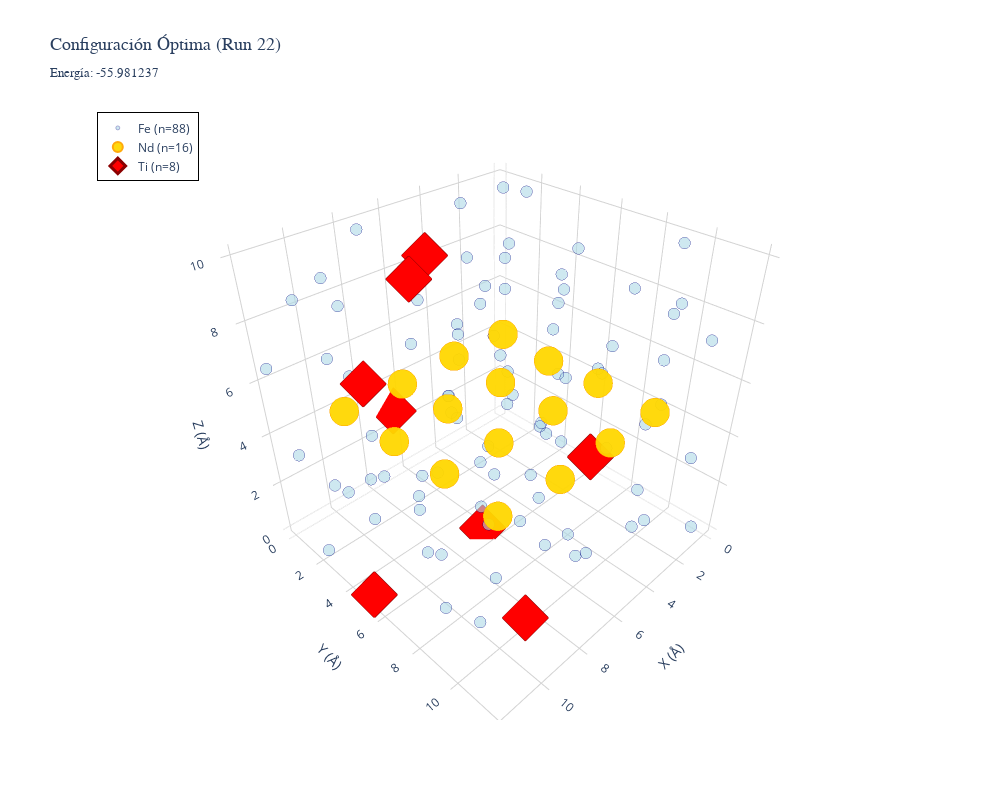

Here is the notebook cell this chart was saved with:
### Markdown cell above
### 6.1 Configuración Óptima (3D Interactivo)

### Code cell
# Visualización 3D de la configuración óptima
fig_optimo = plot_configuration_3d_plotly(
    Fe_candidate_positions,
    Nd_positions,
    best_run['Ti_indices'],
    best_run['energia_final'],
    title=f"Configuración Óptima (Run {best_run['run_id']})"
)
fig_optimo.show()

# Guardar imagen estática
try:
    fig_optimo.write_image('../report/images/punto3_configuracion_optima.png', width=1920, height=1440, scale=2)
    print("✓ Imagen guardada: punto3_configuracion_optima.png")
except Exception as e:
    print(f"⚠️  No se pudo guardar la imagen: {e}")

print(f"\n✓ Configuración óptima: 8 Ti (rojo) optimizados por SA")
print(f"  Índices Ti: {best_run['Ti_indices']}")

### Figure 1 — Plotly figure (JSON) as saved in the notebook; plotly's stock layout.template omitted (floating-point values rounded to 4 significant figures)
{"data": [{"hovertemplate": "<b>Fe</b><br>X: %{x:.3f} Å<br>Y: %{y:.3f} Å<br>Z: %{z:.3f} Å<extra></extra>", "marker": {"color": "lightblue", "line": {"color": "navy", "width": 0.5}, "opacity": 0.6, "size": 4}, "mode": "markers", "name": "Fe (n=88)", "type": "scatter3d", "x": [1.305, 4.165, 2.226, 0.8889, 3.493, 8.735, 11.85, 8.677, 7.611, 8.08, 4.443, 5.927, 11.09, 5.458, 11.82, 10.85, 7.604, 7.551, 2.286, 5.562, 10.4, 8.135, 5.788, 10.02, 8.286, 0.6662, 4.492, 7.534, 8.303, 11.83, 4.111, 1.839, 3.116, 5.568, 4.298, 0.6528, 2.945, 0.3576, 8.474, 4.617, 2.554, 8.616, 10.46, 2.506, 5.884, 0.06064, 6.151, 2.518, 11.92, 0.7989, 11.12, 7.854, 8.313, 11.63, 0.2635, 9.169, 11.95, 5.031, 2.273, 4.805, 0.4074, 8.695, 3.8, 11.85, 6.495, 0.09645, 0.4415, 0.4193, 7.513, 11.68, 0.01234, 9.069, 10.93, 2.988, 10.57, 0.5258, 0.2681, 6.117, 0.2871, 7.45, 11.83, 3.517, 3.342, 5.847, 0.07661, 8.456, 0.7735, 9.557], "y": [5.424, 6.45, 10.6, 7.82, 8.932, 4.612, 2.894, 0.2337, 11.61, 10.67, 4.082, 8.404, 9.158, 8.282, 0.09042, 8.164, 6.604, 0.2838, 10.45, 3.935, 0.9945, 8.468, 1.864, 1.627, 3.681, 3.368, 11.73, 0.3121, 3.984, 10.99, 6.947, 2.109, 3.577, 7.225, 11.15, 11.12, 0.3304, 0.8435, 11.02, 11.77, 3.306, 6.192, 3.726, 8.429, 10.17, 10.78, 5.845, 1.715, 11.51, 2.253, 7.73, 8.85, 8.095, 0.9107, 0.5554, 6.0, 8.617, 2.454, 0.006817, 0.03161, 11.57, 1.473, 2.695, 6.005, 10.35, 3.752, 3.955, 8.811, 2.714, 4.193, 0.1862, 11.94, 2.815, 5.81, 11.99, 9.366, 6.268, 5.01, 8.68, 6.807, 2.261, 0.3211, 5.998, 3.639, 8.975, 0.009384, 0.7799, 7.85], "z": [8.955, 0.7476, 8.895, 8.17, 7.433, 3.103, 9.572, 7.639, 3.266, 6.884, 0.769, 0.6609, 8.845, 9.58, 6.49, 0.8851, 2.269, 0.332, 0.8648, 9.372, 1.717, 8.135, 0.4278, 9.325, 0.9246, 1.138, 6.964, 9.831, 7.466, 2.999, 8.387, 7.931, 9.108, 2.861, 2.11, 3.053, 3.719, 0.8748, 9.033, 9.692, 3.172, 6.677, 1.735, 3.075, 8.014, 7.081, 7.63, 0.08614, 6.72, 9.991, 3.073, 3.047, 0.4518, 3.543, 5.895, 0.7402, 6.043, 2.833, 9.448, 6.635, 0.1366, 3.251, 6.992, 5.216, 1.702, 3.307, 7.45, 0.3942, 9.09, 3.73, 9.561, 5.011, 7.486, 6.796, 9.001, 9.905, 4.327, 2.581, 3.192, 9.829, 0.2873, 1.546, 2.967, 6.846, 5.755, 4.934, 3.296, 9.739]}, {"hovertemplate": "<b>Nd</b><br>X: %{x:.3f} Å<br>Y: %{y:.3f} Å<br>Z: %{z:.3f} Å<extra></extra>", "marker": {"color": "gold", "line": {"color": "orange", "width": 2}, "opacity": 0.95, "size": 10}, "mode": "markers", "name": "Nd (n=16)", "type": "scatter3d", "x": [1.906, 1.973, 2.08, 2.014, 4.695, 4.667, 4.591, 4.608, 7.429, 7.315, 7.347, 7.257, 10.06, 9.909, 9.9, 10.08], "y": [2.055, 4.764, 7.425, 10.06, 2.013, 4.676, 7.338, 10.02, 2.065, 4.577, 7.277, 10.04, 1.939, 4.7, 7.334, 9.977], "z": [5.025, 4.908, 5.066, 4.982, 5.091, 5.03, 4.994, 4.979, 5.035, 5.054, 4.978, 4.938, 4.999, 5.019, 5.099, 5.099]}, {"hovertemplate": "<b>Ti</b><br>X: %{x:.3f} Å<br>Y: %{y:.3f} Å<br>Z: %{z:.3f} Å<extra></extra>", "marker": {"color": "red", "line": {"color": "darkred", "width": 3}, "opacity": 1, "size": 12, "symbol": "diamond"}, "mode": "markers", "name": "Ti (n=8)", "type": "scatter3d", "x": [9.356, 5.37, 8.944, 6.543, 11.65, 1.171, 11.96, 6.492], "y": [10.59, 1.369, 4.975, 0.02132, 5.921, 6.711, 5.382, 5.458], "z": [1.113, 8.739, 9.931, 2.773, 8.145, 1.286, 0.3398, 0.07866]}], "layout": {"height": 800, "hovermode": "closest", "legend": {"bgcolor": "rgba(255,255,255,0.9)", "bordercolor": "black", "borderwidth": 1, "x": 0.02, "y": 0.98}, "scene": {"aspectmode": "cube", "xaxis": {"backgroundcolor": "white", "gridcolor": "lightgray", "title": {"text": "X (Å)"}}, "yaxis": {"backgroundcolor": "white", "gridcolor": "lightgray", "title": {"text": "Y (Å)"}}, "zaxis": {"backgroundcolor": "white", "gridcolor": "lightgray", "title": {"text": "Z (Å)"}}}, "showlegend": true, "title": {"font": {"family": "Arial", "size": 18}, "text": "Configuración Óptima (Run 22)<br><sub>Energía: -55.981237</sub>"}, "width": 1000}}
